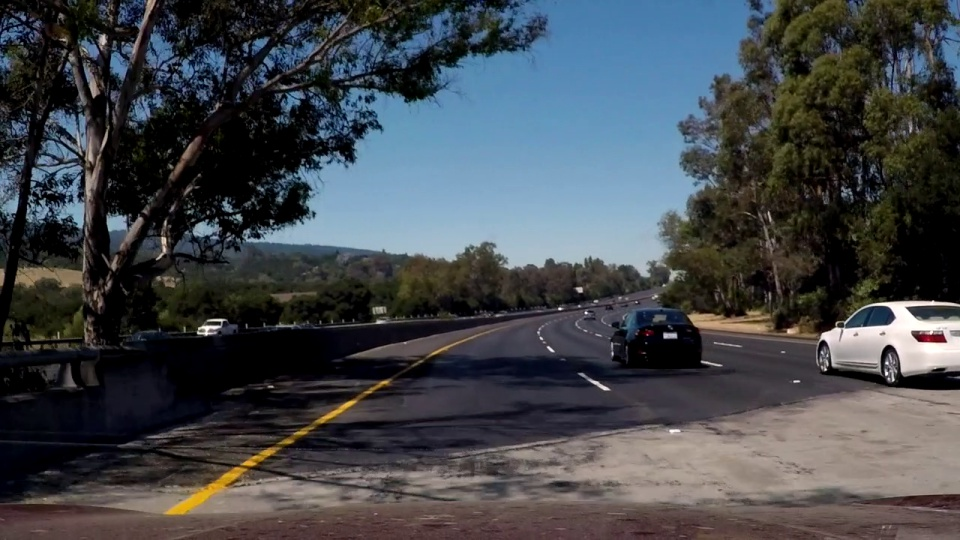
#> input picture opencv_cpp/slope_test.jpg, 960 x 540 px, given in place of track-s.mkv, which was not available
$ python hough.py
#> lines starting #> are read from the running program, lines starting #| are printed output that depends on the picture; after the words box and inside, x2 and y2 are one past the last pixel; in counts of white or black regions, pixels touching at a corner belong together; pictures that were not available may be replaced by others from this repository, and a replacement may not be noted
import cv2 # opencv 사용
import numpy as np
def grayscale(img): # 흑백이미지로 변환
    return cv2.cvtColor(img, cv2.COLOR_RGB2GRAY)
def canny(img, low_threshold, high_threshold): # Canny 알고리즘
    return cv2.Canny(img, low_threshold, high_threshold)
def gaussian_blur(img, kernel_size): # 가우시안 필터
    return cv2.GaussianBlur(img, (kernel_size, kernel_size), 0)
def region_of_interest(img, vertices, color3=(255,255,255), color1=255): # ROI 셋팅
    mask = np.zeros_like(img) # mask = img와 같은 크기의 빈 이미지
    if len(img.shape) > 2: # Color 이미지(3채널)라면 :
        color = color3
    else: # 흑백 이미지(1채널)라면 :
        color = color1
    # vertices에 정한 점들로 이뤄진 다각형부분(ROI 설정부분)을 color로 채움
    cv2.fillPoly(mask, vertices, color)
    # 이미지와 color로 채워진 ROI를 합침
    ROI_image = cv2.bitwise_and(img, mask)
    return ROI_image
def draw_lines(img, lines, color=[250, 250, 255], thickness=2): # 선 그리기
    for line in lines:
        for x1,y1,x2,y2 in line:
            cv2.line(img, (x1, y1), (x2, y2), color, thickness)
def hough_lines(img, rho, theta, threshold, min_line_len, max_line_gap): # 허프 변환
    lines = cv2.HoughLinesP(img, rho, theta, threshold, np.array([]), minLineLength=min_line_len, maxLineGap=max_line_gap)
    line_img = np.zeros((img.shape[0], img.shape[1], 3), dtype=np.uint8)
    draw_lines(line_img, lines)
    return line_img
cap = cv2.VideoCapture('track-s.mkv') # 동영상 불러오기
while(cap.isOpened()):
    ret, image = cap.read()
#> image is the input picture: shape (540, 960, 3); mean B, G, R 75.3, 70.7, 66.5
    height, width = image.shape[:2] # 이미지 높이, 너비
#> height = 540; width = 960
    gray_img = grayscale(image) # 흑백이미지로 변환
#> in grayscale, `return cv2.cvtColor(img, cv2.COLOR_RGB2GRAY)`:
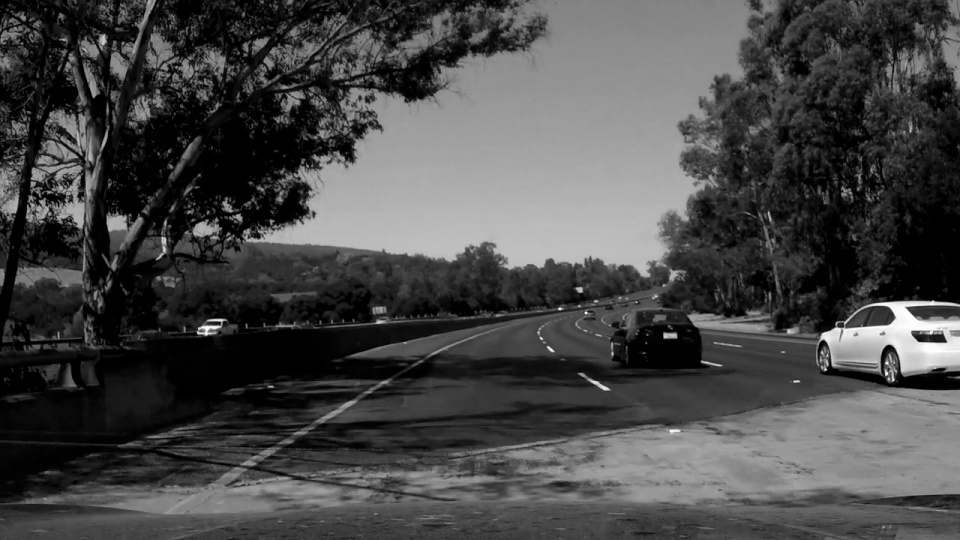
#> returned value: shape (540, 960); min 0, max 254, mean 71.6
    blur_img = gaussian_blur(gray_img, 3) # Blur 효과
    canny_img = canny(blur_img, 70, 210) # Canny edge 알고리즘
#> in canny, `return cv2.Canny(img, low_threshold, high_threshold)`:
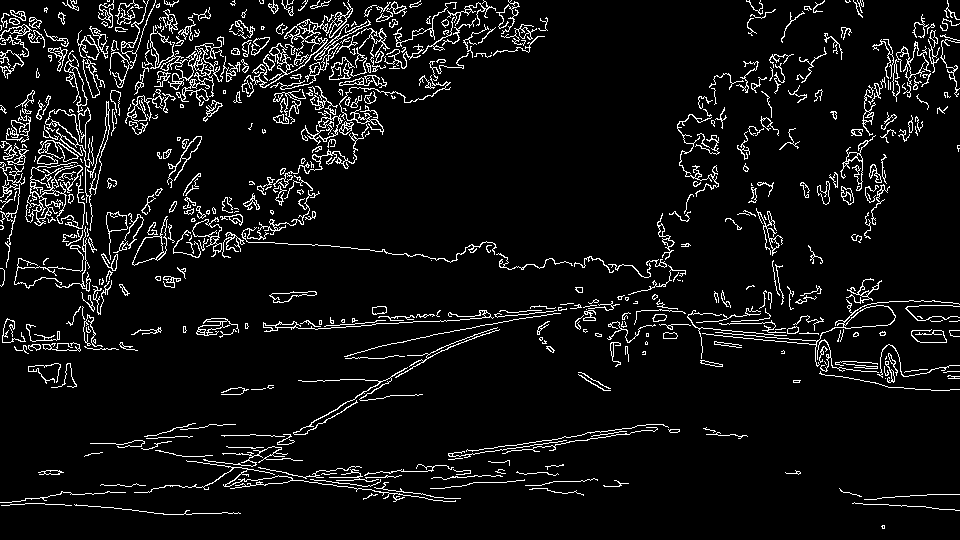
#> returned value: shape (540, 960); 6.8% white in thin lines or dots
    # 사다리꼴 모형의 Points
    vertices = np.array([[(0,height),(width, height), (width, height*2/3), (0,height*2/3)]], dtype=np.int32)
    roi_img = region_of_interest(canny_img, vertices, (250,250,250)) # vertices에 정한 점들 기준으로 ROI 이미지 생성
#> in region_of_interest, `cv2.fillPoly(mask, vertices, color)`:
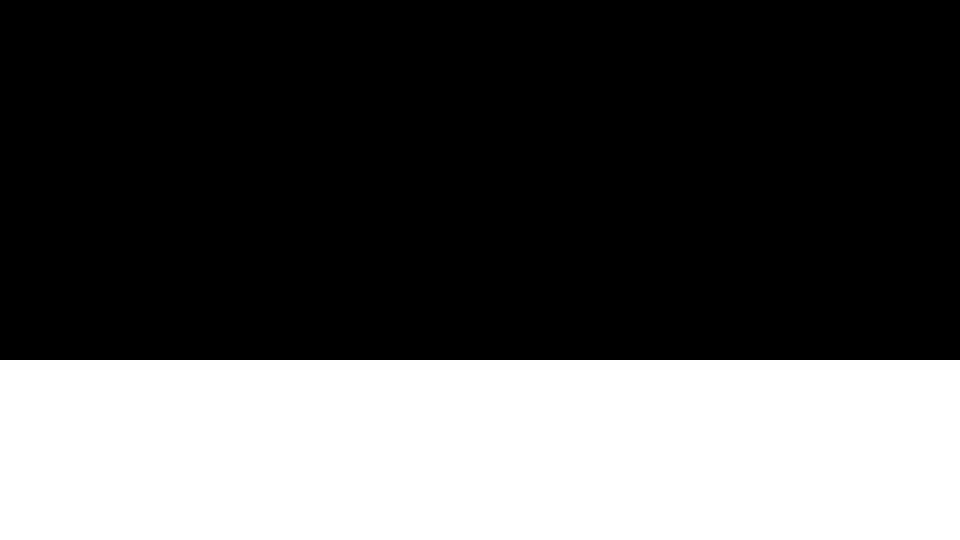
#> mask: shape (540, 960); 33.3% white; 1 white region, box (x1, y1, x2, y2) and area: (0, 360, 960, 540) 172800
#> in region_of_interest, `ROI_image = cv2.bitwise_and(img, mask)`:
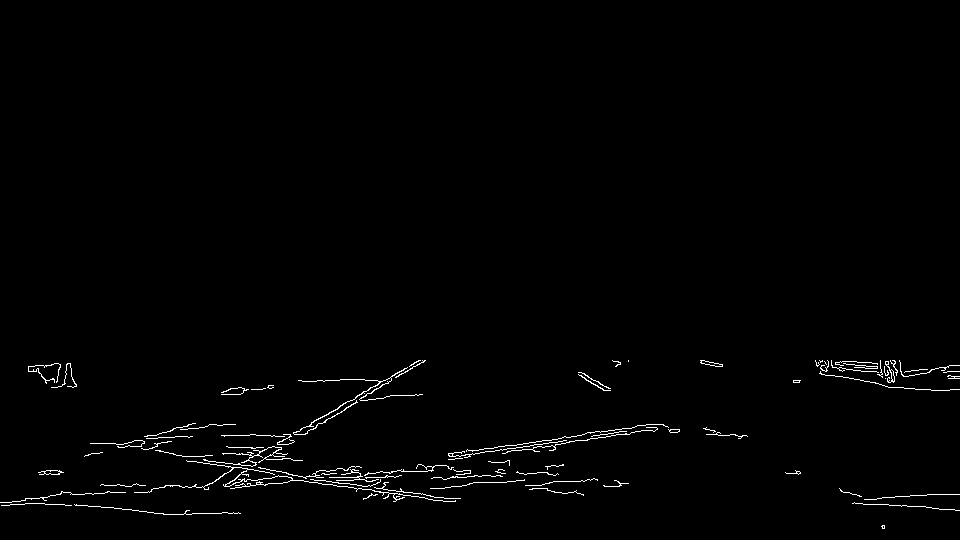
#> ROI_image: shape (540, 960); 1.1% white in thin lines or dots, all inside (x1, y1, x2, y2) = (0, 360, 960, 529)
    hough_img = hough_lines(roi_img, 1, 1 * np.pi/180, 30, 10, 20) # 허프 변환
#> in hough_lines, `lines = cv2.HoughLinesP(img, rho, theta, threshold, np.array([]), minL..`: lines = 137 rows, first 6: [485, 451, 655, 430], [448, 453, 658, 424], [187, 461, 455, 498], [553, 481, 567, 481], [188, 487, 308, 481], [239, 467, 418, 360]
#> the loop in draw_lines, `for line in lines:` made 137 passes
#> line on passes 1 to 12: [[485, 451, 655, 430]], [[448, 453, 658, 424]], [[187, 461, 455, 498]], [[553, 481, 567, 481]], [[188, 487, 308, 481]], [[239, 467, 418, 360]], [[449, 456, 502, 450]], [[181, 486, 361, 467]], [[223, 485, 419, 363]], [[231, 453, 302, 460]], [[94, 443, 154, 447]], [[173, 454, 202, 456]]
#> after the loop in draw_lines, `for line in lines:`:
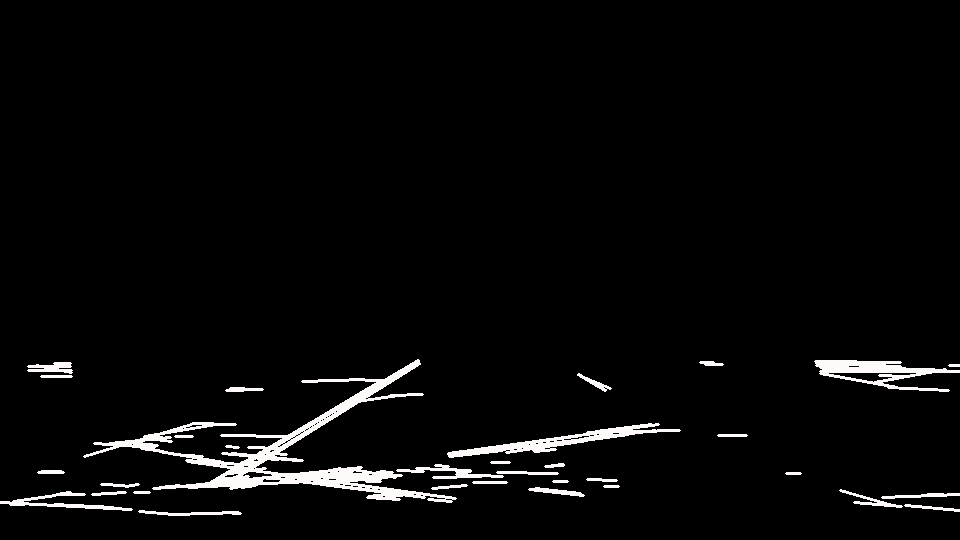
#> img: shape (540, 960, 3); mean of channels 0, 1, 2 7.9, 7.9, 8.1; drawn as B, G, R
    cv2.imshow('results',hough_img) # 이미지 출력
    if cv2.waitKey(1) & 0xFF == ord('q'):
#> (key q is pressed here)
        break
# Release
cap.release()
cv2.destroyAllWindows()
